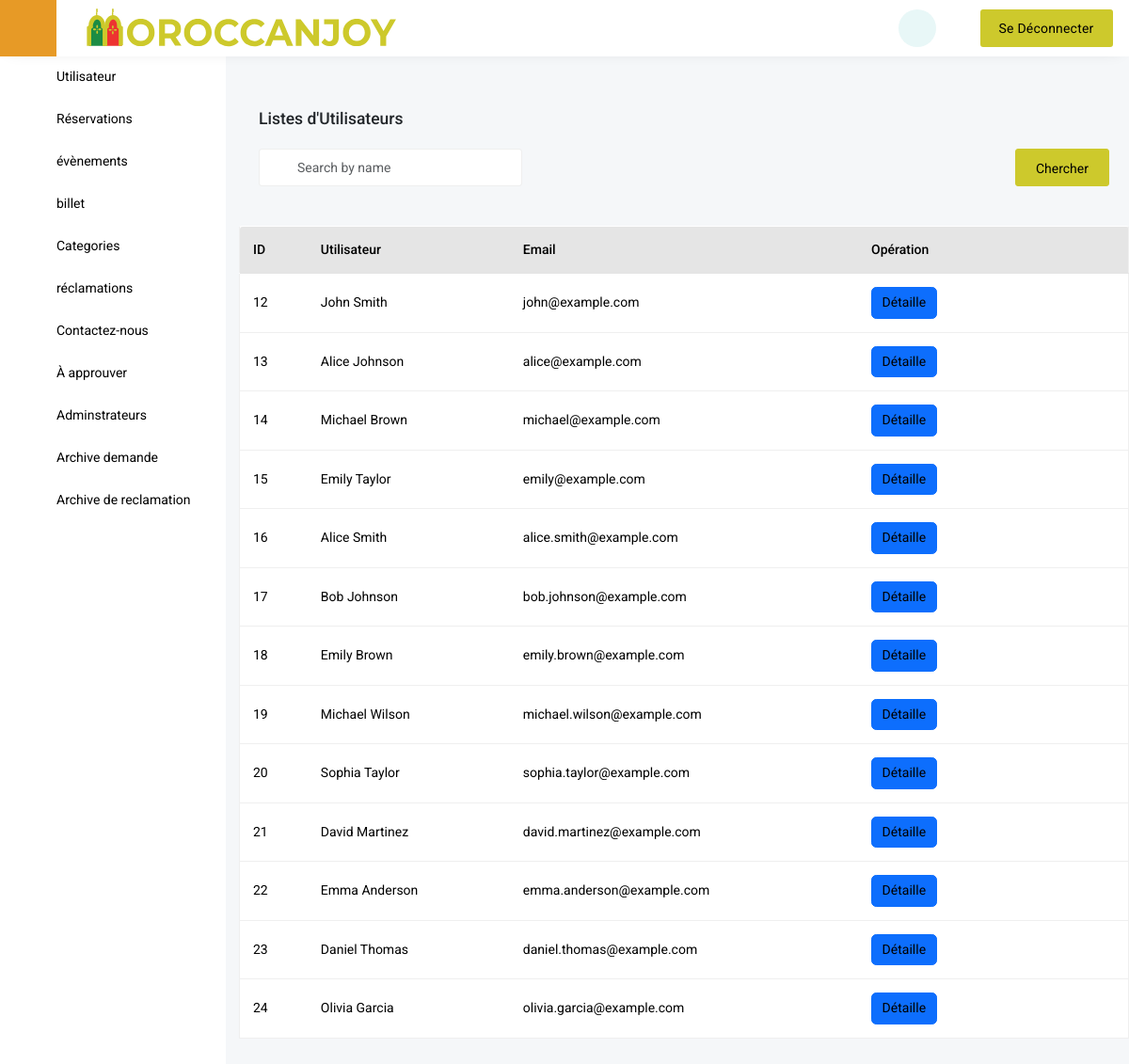
/Utilisateur.php (signed in), run on an earlier commit of the app's database.
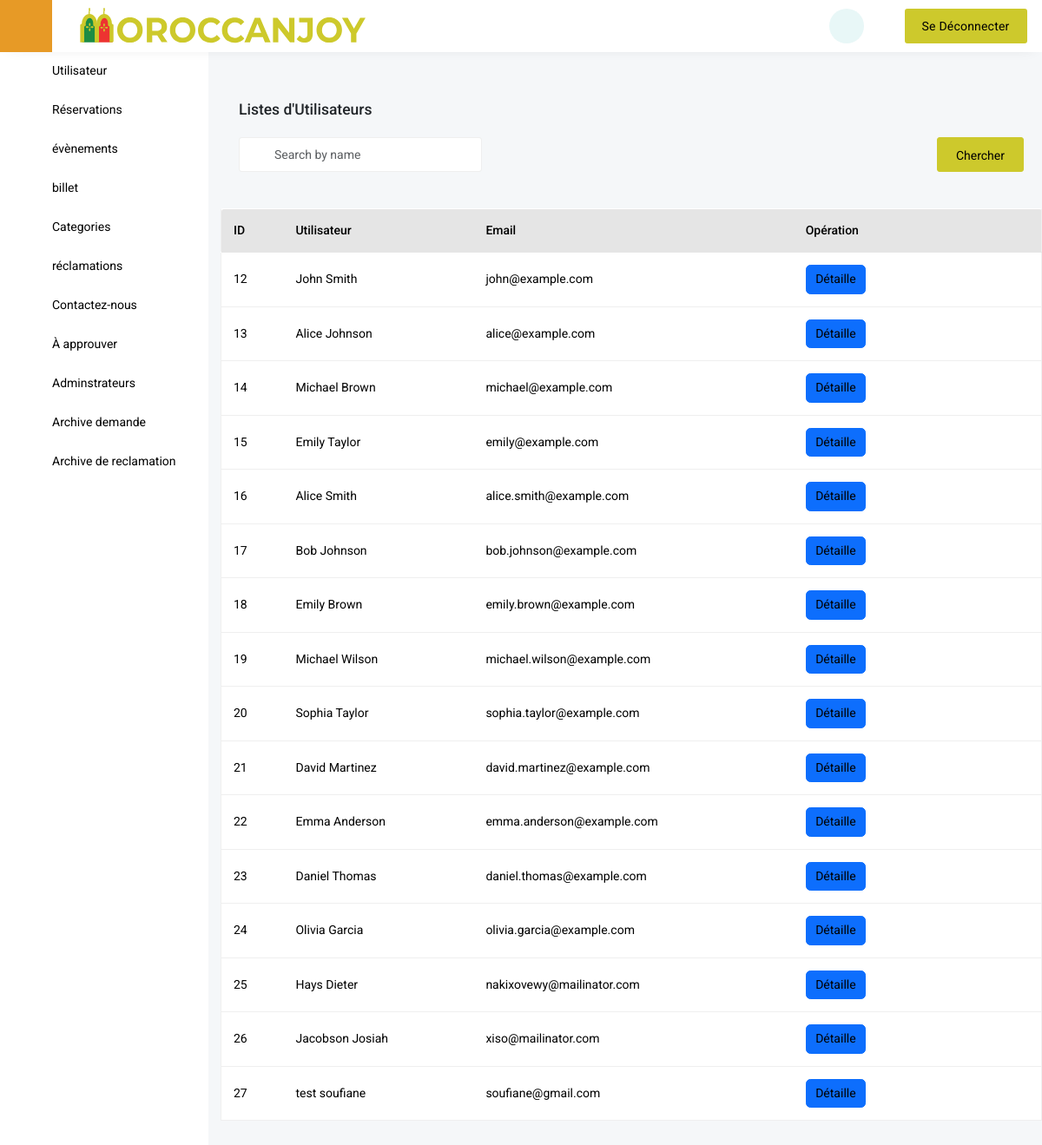
And on a later commit of the database.
### tables this page shows
CREATE TABLE `user` (
  `User_id` int(11) NOT NULL,
  `U_name` varchar(30) NOT NULL,
  `U_Prenom` varchar(30) NOT NULL,
  `U_email` varchar(70) NOT NULL,
  `U_password` varchar(200) NOT NULL,
  `U_telephone` varchar(30) NOT NULL,
  `U_adresse` varchar(100) NOT NULL,
  `U_dateNaissance` date NOT NULL
);

### Utilisateur.php (the view, shortened to what this page needs)
<!DOCTYPE html>
<html lang="en" class="h-100">
	<head>
		<link href='vendor/unicons-2.0.1/css/unicons.css' rel='stylesheet'>
		<link href="css/style.css" rel="stylesheet">
		<link href="css/vertical-responsive-menu.min.css" rel="stylesheet">
		<link href="css/datepicker.min.css" rel="stylesheet">
		<link href="css/responsive.css" rel="stylesheet">
		<link href="css/night-mode.css" rel="stylesheet">
		<link href="vendor/fontawesome-free/css/all.min.css" rel="stylesheet">
		<link href="vendor/OwlCarousel/assets/owl.carousel.css" rel="stylesheet">
		<link href="vendor/OwlCarousel/assets/owl.theme.default.min.css" rel="stylesheet">
		<link href="vendor/bootstrap/css/bootstrap.min.css" rel="stylesheet">
		<link href="vendor/bootstrap-select/dist/css/bootstrap-select.min.css" rel="stylesheet">
	</head>
    <body class="d-flex flex-column h-100">
    <header class="header">
		<div class="header-inner">
			<nav class="navbar navbar-expand-lg bg-barren barren-head navbar fixed-top justify-content-sm-start pt-0 pb-0 ps-lg-0 pe-2">
				<div class="container-fluid ps-0">
					<button id="collapse_menu" class="collapse_menu me-4">
						<i class="fa-solid fa-bars collapse_menu--icon "></i>
						<span class="collapse_menu--label"></span>
					</button>
					<a class="navbar-brand order-1 order-lg-0 ml-lg-0 ml-2 me-auto" href="index.php">
						<div class="main-logo" id="logo">
							<img src="images/logo.svg" alt="">
						</div>
					</a>
					<div class="right-header order-2">
                        <ul class="align-self-stretch">
                        <li>
                        <div class="night_mode_switch__btn">
                            <div id="night-mode" class="fas fa-moon fa-sun"></div>
							<li style="list-style: none;">
								<a href="sign-out-admin.php" class="create-btn btn-hover">
									<span>Se déconnecter</span>
								</a>
							</li>
                        </div>
                    </ul>
				</div>
				</div>
			</nav>
		</div>
	</header>
	<?php include 'include/VerticaleNav.php' ?>
<div class="wrapper wrapper-body">
	<div class="dashboard-wrap-content p-4">
		<form action="" method="post">
		<h5 class="mb-4">Listes d'Utilisateurs </h5>
		<div class="d-md-flex flex-wrap align-items-center">
			<div class="dashboard-date-wrap">
				<div class="form-group">
					<div class="relative-input position-relative">
						<input class="form-control h_40" type="text" placeholder="Search by name" value="" name="crs" >
						<i class="uil uil-search"></i>
					</div>
				</div>
			</div>
			<div class="ocard-right">
				<button class="pe-4 ps-4 main-btn h_40 w-100" type="submit" name="sear">Chercher</button>
			</div>
		</div>
		</form>
	</div>
	<div class="tab-content">
		<div class="tab-pane fade active show" id="overview-tab" role="tabpanel">
			<div class="table-card mt-4">
				<div class="main-table">
					<div class="table-responsive">
						<table class="table">
							<thead class="thead-dark">
								<tr>
									<th scope="col">ID</th>
									<th scope="col">Utilisateur</th>
									<th scope="col">Email</th>
									<th scope="col" colspan="3">Opération</th>
								</tr>
							</thead>
							<tbody>
							<?php
							if(isset($_POST['sear'])){
								require_once "connect/DataBase.php";
								$sr = $_POST['crs'];
								$demandes= $connection->query("SELECT * FROM user WHERE User_id like '%$sr%' or U_name like '%$sr%' or U_Prenom like '%$sr%' or U_email like '%$sr%' or U_telephone like '%$sr%' or U_adresse like '%$sr%' or U_dateNaissance like '%$sr%'")->fetchAll(PDO::FETCH_ASSOC);
								foreach($demandes as $demande){
							?>
								<tr>
									<td><?php echo $demande['User_id']?></td>
									<td><?php echo $demande['U_name'] .' '.$demande['U_Prenom']?></td>
									<td><?php echo $demande['U_email']?></td>
									<td><span class="action-btn btn btn-primary"><a href="Utilisateur_detaille.php.php?id=<?php echo $demande['User_id']?>" >Détaille</a></span></td>
									<td><span class="action-btn "><a href="delete.php?id=<?php echo $demande['User_id']?>" onclick="return confirm('Vous-voulez suppremer <?php echo $demande['User_id']?>')" ><i class="fa-solid fa-trash-can " style="color: red;"></i></a>
									<td><span class="action-btn"><a href="Utilisateur_update.php?id=<?php echo$demande['User_id']?>"><i class="fa-solid fa-pen-to-square" style="color: blue;"></i></a></span></td></td>
								</tr>
								<?php
																		}
																	?>
							<?php
							}else{
							?>
							<?php
								require_once "connect/DataBase.php";
						$demandes= $connection->query('SELECT * FROM `user`')->fetchAll(PDO::FETCH_ASSOC);
						foreach($demandes as $demande){
																	?>
								<tr>
									<td><?php echo $demande['User_id']?></td>
									<td><?php echo $demande['U_name'] .' '.$demande['U_Prenom']?></td>
									<td><?php echo $demande['U_email']?></td>
									<td><span class="action-btn btn btn-primary"><a href="Utilisateur_detaille.php?id=<?php echo $demande['User_id']?>" >Détaille</a></span></td>
									<td><span class="action-btn "><a href="delete.php?id=<?php echo $demande['User_id']?>" onclick="return confirm('Vous-voulez suppremer <?php echo $demande['User_id']?>')" ><i class="fa-solid fa-trash-can " style="color: red;"></i></a>
									<td><span class="action-btn"><a href="Utilisateur_update.php?id=<?php echo$demande['User_id']?>"><i class="fa-solid fa-pen-to-square" style="color: blue;"></i></a></span></td></td>
								</tr>
								<?php
																		}
																	?>
																	<?php
																		}
																	?>
							</tbody>
						</table>
					</div>
				</div>
			</div>
		</div>
    </div>
</div>
</body>

### include/VerticaleNav.php
<nav class="vertical_nav">
		<div class="left_section menu_left" id="js-menu">
			<div class="left_section">
				<ul>
					<li class="menu--item">
						<a href="Utilisateur.php" class="menu--link" title="Dashboard" data-bs-toggle="tooltip" data-bs-placement="right">
							<i class="fa-solid fa-gauge menu--icon"></i>
							<span class="menu--label">Utilisateur</span>
						</a>
					</li>
                    <li class="menu--item">
						<a href="Resirvation.php" class="menu--link" title="Reports" data-bs-toggle="tooltip" data-bs-placement="right">
							<i class="fa-solid fa-chart-pie menu--icon"></i>
							<span class="menu--label">Réservations</span>
						</a>
					</li>
					<li class="menu--item">
						<a href="Events.php" class="menu--link" title="Events" data-bs-toggle="tooltip" data-bs-placement="right">
							<i class="fa-solid fa-calendar-days menu--icon"></i>
							<span class="menu--label">évènements</span>
						</a>
					</li>
                    <li class="menu--item">
						<a href="Billet.php" class="menu--link" title="Payouts" data-bs-toggle="tooltip" data-bs-placement="right">
							<i class="fa-solid fa-credit-card menu--icon"></i>
							<span class="menu--label">billet</span>
						</a>
					</li>
					<li class="menu--item">
						<a href="Gategorie.php" class="menu--link" title="Contact List" data-bs-toggle="tooltip" data-bs-placement="right">
							<i class="fa-regular fa-address-card menu--icon"></i>
							<span class="menu--label">Categories</span>
						</a>
					</li>
					<li class="menu--item">
						<a href="Reclamation.php" class="menu--link" title="Subscription" data-bs-toggle="tooltip" data-bs-placement="right">
							<i class="fa-solid fa-bahai menu--icon"></i>
							<span class="menu--label">réclamations</span>
						</a>
					</li>
					<li class="menu--item">
						<a href="Contact.php" class="menu--link" title="Subscription" data-bs-toggle="tooltip" data-bs-placement="right">
							<i class="fa-solid fa-bahai menu--icon"></i>
							<span class="menu--label">Contactez-nous</span>
						</a>
					</li>
					<li class="menu--item">
						<a href="Demande.php" class="menu--link" title="Conversion Setup" data-bs-toggle="tooltip" data-bs-placement="right">
							<i class="fa-solid fa-square-plus menu--icon"></i>
							<span class="menu--label">À approuver</span>
						</a>
					</li>
					<li class="menu--item">
						<a href="Admin.php" class="menu--link " title="About" data-bs-toggle="tooltip" data-bs-placement="right">
							<i class="fa-solid fa-circle-info menu--icon"></i>
							<span class="menu--label">Adminstrateurs</span>
						</a>
					</li>
					<li class="menu--item">
						<a href="Archive.php" class="menu--link " title="About" data-bs-toggle="tooltip" data-bs-placement="right">
							<i class="fa-solid fa-circle-info menu--icon"></i>
							<span class="menu--label">Archive demande</span>
						</a>
					</li>
					<li class="menu--item">
						<a href="Reclamation_archive.php" class="menu--link " title="About" data-bs-toggle="tooltip" data-bs-placement="right">
							<i class="fa-solid fa-circle-info menu--icon"></i>
							<span class="menu--label">Archive de reclamation</span>
						</a>
					</li>
				</ul>
			</div>
		</div>
</nav>

What changed in the data, as far as the page shows it:
added user: User_id "25", U_name "Hays", U_Prenom "Dieter", U_email "nakixovewy@mailinator.com"
added user: User_id "26", U_name "Jacobson", U_Prenom "Josiah", U_email "xiso@mailinator.com"
added user: User_id "27", U_name "test", U_Prenom "soufiane", U_email "soufiane@gmail.com"
